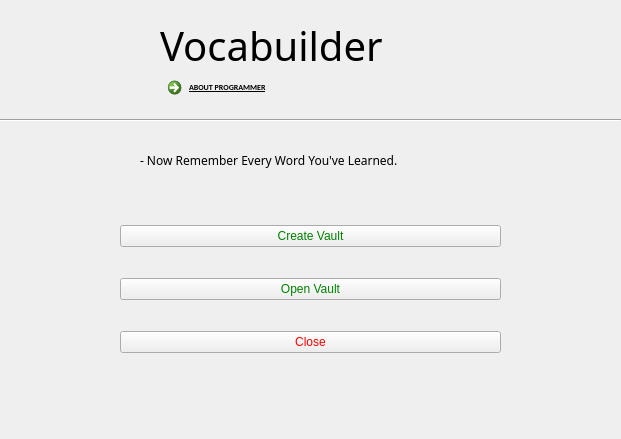
<?xml version="1.0" encoding="UTF-8"?>
<ui version="4.0">
 <class>Form</class>
 <widget class="QWidget" name="Form">
  <property name="geometry">
   <rect>
    <x>0</x>
    <y>0</y>
    <width>621</width>
    <height>439</height>
   </rect>
  </property>
  <property name="windowTitle">
   <string>Vocabuilder (Your Personal Vocabulary Retention Solution)</string>
  </property>
  <widget class="QLabel" name="mainprogram_title">
   <property name="geometry">
    <rect>
     <x>160</x>
     <y>-10</y>
     <width>291</width>
     <height>111</height>
    </rect>
   </property>
   <property name="font">
    <font>
     <family>Nokia Standard Light</family>
     <pointsize>30</pointsize>
    </font>
   </property>
   <property name="text">
    <string>Vocabuilder </string>
   </property>
  </widget>
  <widget class="QLabel" name="punchline">
   <property name="geometry">
    <rect>
     <x>140</x>
     <y>130</y>
     <width>351</width>
     <height>61</height>
    </rect>
   </property>
   <property name="font">
    <font>
     <family>Segoe Script</family>
    </font>
   </property>
   <property name="text">
    <string>- Now Remember Every Word You've Learned.</string>
   </property>
  </widget>
  <widget class="QWidget" name="verticalLayoutWidget">
   <property name="geometry">
    <rect>
     <x>120</x>
     <y>200</y>
     <width>381</width>
     <height>181</height>
    </rect>
   </property>
   <layout class="QVBoxLayout" name="verticalLayout">
    <item>
     <widget class="QPushButton" name="mainprogram_createvault">
      <property name="font">
       <font>
        <weight>50</weight>
        <italic>false</italic>
        <bold>false</bold>
        <underline>false</underline>
        <strikeout>false</strikeout>
        <stylestrategy>PreferDefault</stylestrategy>
       </font>
      </property>
      <property name="mouseTracking">
       <bool>false</bool>
      </property>
      <property name="focusPolicy">
       <enum>Qt::StrongFocus</enum>
      </property>
      <property name="acceptDrops">
       <bool>false</bool>
      </property>
      <property name="whatsThis">
       <string/>
      </property>
      <property name="layoutDirection">
       <enum>Qt::LeftToRight</enum>
      </property>
      <property name="autoFillBackground">
       <bool>false</bool>
      </property>
      <property name="styleSheet">
       <string notr="true">color:green</string>
      </property>
      <property name="text">
       <string>Create Vault</string>
      </property>
     </widget>
    </item>
    <item>
     <widget class="QPushButton" name="mainprogram_openvault">
      <property name="styleSheet">
       <string notr="true">color:green</string>
      </property>
      <property name="text">
       <string>Open Vault</string>
      </property>
     </widget>
    </item>
    <item>
     <widget class="QPushButton" name="mainprogram_close">
      <property name="styleSheet">
       <string notr="true">color:red</string>
      </property>
      <property name="text">
       <string>Close</string>
      </property>
     </widget>
    </item>
   </layout>
  </widget>
  <widget class="QCommandLinkButton" name="mainprogram_commandLinkButton">
   <property name="geometry">
    <rect>
     <x>160</x>
     <y>70</y>
     <width>211</width>
     <height>41</height>
    </rect>
   </property>
   <property name="font">
    <font>
     <family>Calibri</family>
     <pointsize>6</pointsize>
     <weight>75</weight>
     <bold>true</bold>
     <underline>true</underline>
    </font>
   </property>
   <property name="text">
    <string>ABOUT PROGRAMMER</string>
   </property>
   <property name="icon">
    <iconset theme="sad"/>
   </property>
  </widget>
  <widget class="Line" name="line">
   <property name="geometry">
    <rect>
     <x>0</x>
     <y>110</y>
     <width>621</width>
     <height>20</height>
    </rect>
   </property>
   <property name="orientation">
    <enum>Qt::Horizontal</enum>
   </property>
  </widget>
 </widget>
 <resources/>
 <connections/>
</ui>
